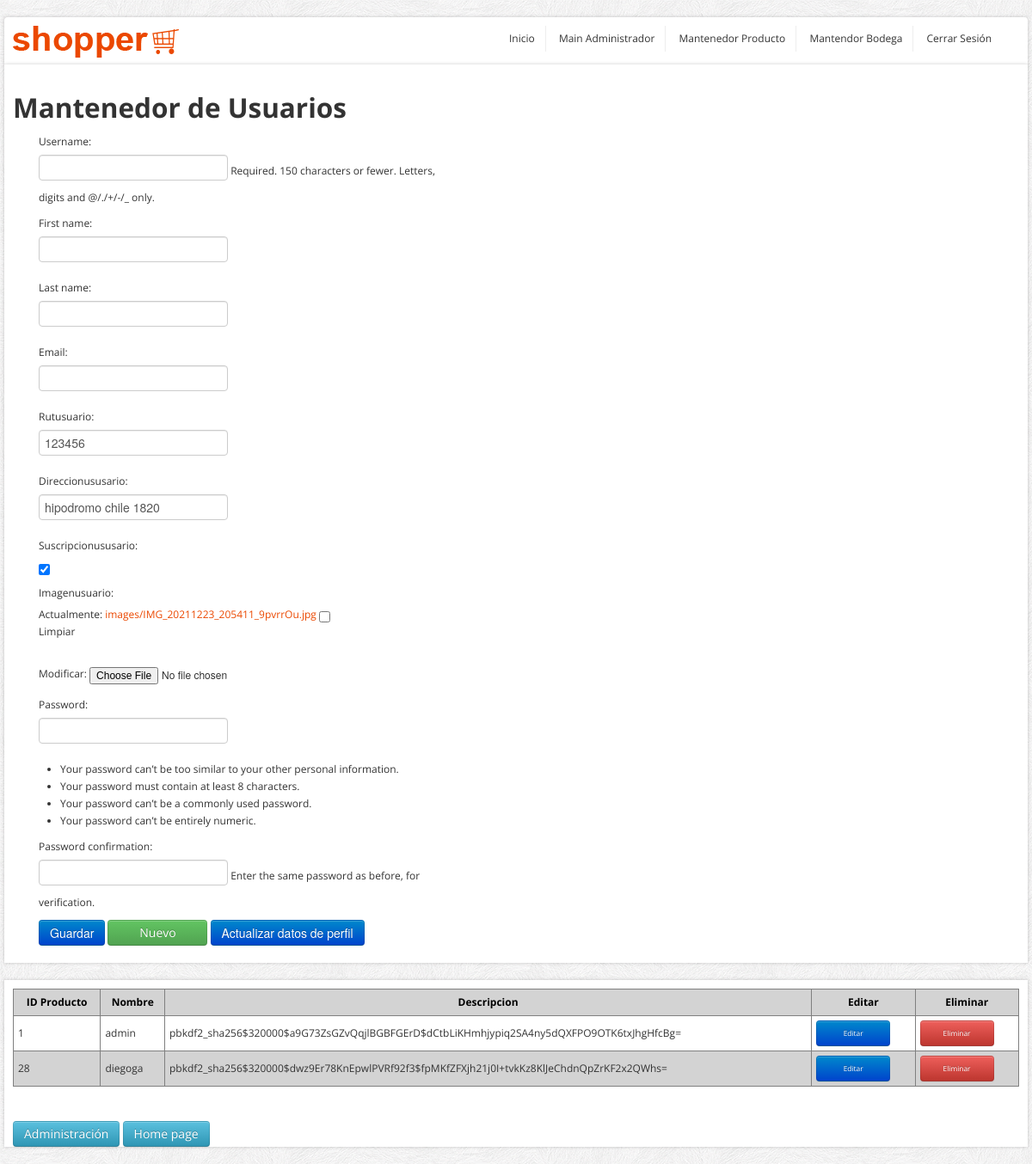
The app's page /maestro_usuario/upd/1 (signed in), older data.
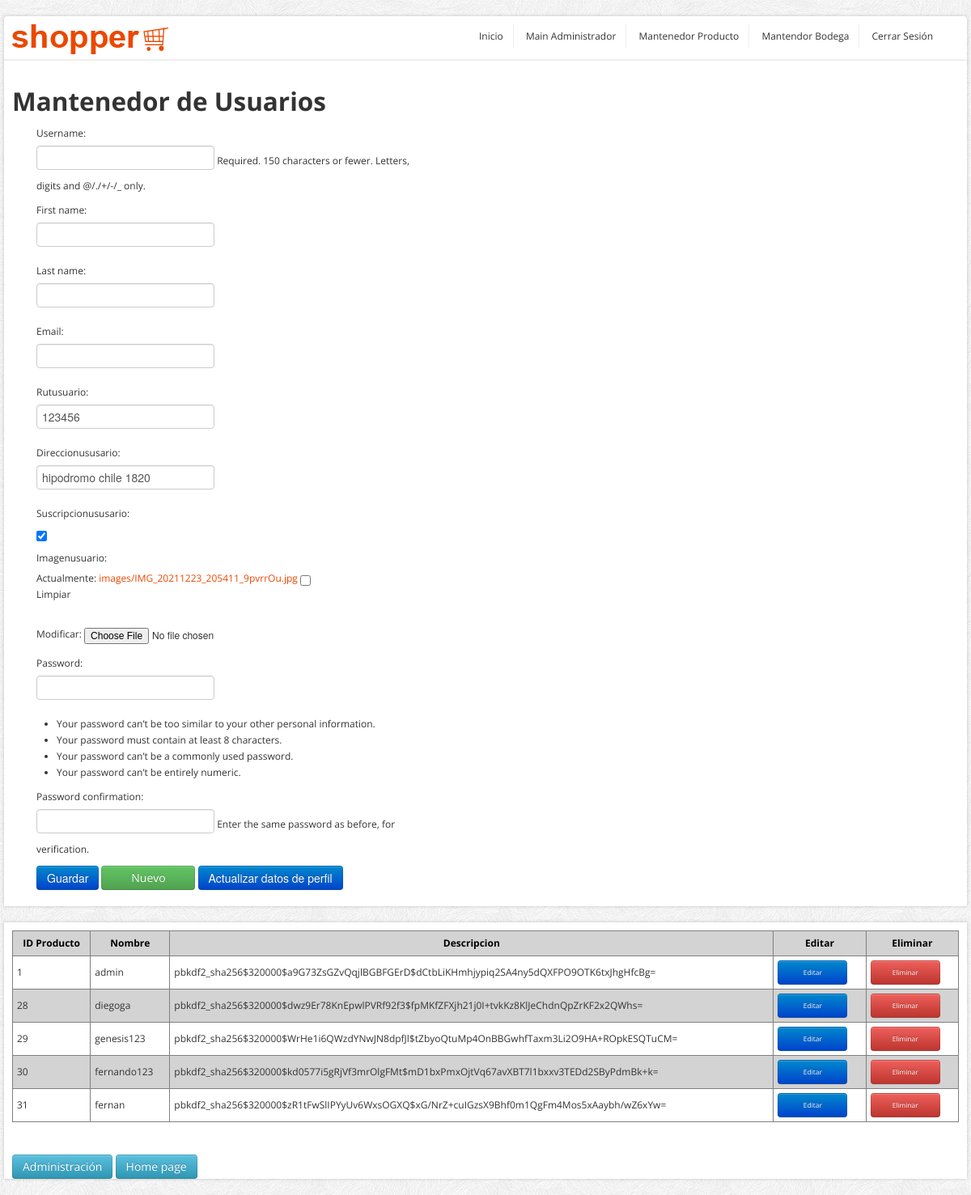
The same page, newer data.
### core/models.py (models this page shows, shortened)
class PerfilUsuario(models.Model):
    user = models.OneToOneField(User, blank=False, null=False, on_delete=models.CASCADE)
    rutUsuario = models.CharField(max_length=15, unique=True)
    direccionUsusario = models.CharField(max_length=300, blank=False, null=False, verbose_name="Direccion Usuario")
    suscripcionUsusario = models.BooleanField(default=False,blank=False, null=False, verbose_name="Suscriptor")
    imagenUsuario = models.ImageField(upload_to="images/", default="sinfoto.jpg", null=False, blank=False, verbose_name="Imagen Usuario")

### core/views.py (the view, shortened to what this page needs)
# urls.py: path('maestro_usuario/<action>/<id>', maestro_usuario, name="maestro_usuario"),
def maestro_usuario(request,action, id):
    if not (request.user.is_authenticated and request.user.is_staff):
        return redirect(home)
    data = {"mesg": "", "form": Usuarios, "action": action, "id": id}
    if action == 'ins':
        if request.method == "POST":
            form = MantUsuarioForm(request.POST, request.FILES)
            if form.is_valid:
                try:
                    form.save()
                    data["mesg"] = "¡El Usuario fue creado correctamente!"
                except:
                    data["mesg"] = "¡No se puede crear dos Usuarios con el mismo ID!"
    elif action == 'upd':
        objeto = PerfilUsuario.objects.get(id=id)
        if request.method == "POST":
            form = Usuarios(data=request.POST, files=request.FILES, instance=objeto)
            if form.is_valid:
                form.save()
                data["mesg"] = "¡El Producto fue actualizado correctamente!"
        data["form"] = Usuarios(instance=objeto)
    data["list"] = PerfilUsuario.objects.all().order_by('user_id')
    return render(request, "core/maestro_usuario.html", data)

### core/forms.py
class Usuarios(UserCreationForm):
    first_name = forms.CharField(max_length=150, required=True)
    last_name = forms.CharField(max_length=150, required=True)
    email = forms.CharField(required=True)
    rutUsuario = forms.CharField(required=True)
    direccionUsusario = forms.CharField(required=True)
    suscripcionUsusario = forms.BooleanField(required=False)
    imagenUsuario = forms.ImageField(required=False)
    class Meta:
        model = User
        fields = [
                'username',
                'first_name',
                'last_name',
                'email',
                'rutUsuario',
                'direccionUsusario',
                'suscripcionUsusario',
                'imagenUsuario',
            ]

### core/templates/core/maestro_usuario.html (shortened to what this page needs)
{% load static %}
<!DOCTYPE html>
<html lang="en">
	<head>
		<link href="../../static/core/css/bootstrap/css/bootstrap.min.css" rel="stylesheet">
		<link href="../../static/core/css/bootstrap/css/bootstrap-responsive.min.css" rel="stylesheet">
		<link href="../../static/core/css/themes/css/bootstrappage.css" rel="stylesheet"/>
		<link href="../../static/core/css/themes/css/flexslider.css" rel="stylesheet"/>
		<link href="../../static/core/css/themes/css/main.css" rel="stylesheet"/>
		<link href="{% static 'core/css/forms.css'%}" rel="stylesheet">
	</head>
    <body>
		<div id="top-bar" class="container">
			<div class="row container-fluid">
					<ul class="user-menu">
						<div class="pull-left">
							<a href="index.html" class="logo pull-left"><img src="../../static/core/css/themes/images/logo.png" class="site_logo" alt=""></a>
						</div>
						<div class="pull-right">
							<li><a href="{% url 'home' %}">Inicio</a></li>
							<li><a href="{% url 'mainAdministrador' %}">Main Administrador</a></li>
							<li><a href="{% url 'maestro_producto' 'ins' -1 %}">Mantenedor Producto</a></li>
							<li><a href="{% url 'maestro_bodega' 'ins' -1 %}">Mantendor Bodega</a></li>
							<li><a href="{% url 'cerrar_sesion' %}">Cerrar Sesión</a></li>
						</div>
					</ul>
			</div>
		</div>
		<div id="wrapper" class="container">
			<section class="main-content">
			    <br>
				<h2><span>Mantenedor de Usuarios</span></h2>
                <div class="span5">
					{% if form %}
					<form method="POST" action="" enctype="multipart/form-data" id="formulario">
						<div class="form-group">
							{% csrf_token %} {{ form.as_p }}
						</div>
						<input type="submit" class="btn btn-primary btnwidth" id="id_guardar" value="Guardar">
						<a class="btn btn-success btnwidth" href="{% url 'maestro_usuario' 'upd' id %}">Nuevo</a>
						<button class="btn btn-primary" type="submit">Actualizar datos de perfil</button>
					</form>
					{% endif %}
				</div>
			</section>
		</div>
		<div id="wrapper" class="container">
			<section class="main-content">
				<table id="tabla_datos">
				<thead>
					<tr>
						<th>ID Producto</th>
						<th>Nombre</th>
						<th>Descripcion</th>
						<th class="titulo_boton">Editar</th>
						<th class="titulo_boton">Eliminar</th>
					</tr>
				</thead>
					<tbody>
						{% for pro in list %}
						<tr>
							<td>{{ pro.user.id }}</td>
							<td>{{ pro.user.username }}</td>
							<td>{{ pro.user.password}}</td>
							<td><a href="{% url 'maestro_usuario' 'upd' pro.user.id %}"
								class="btn btn-primary btn-sm boton_chico">Editar</a></td>
							<td><a href="{% url 'maestro_usuario' 'upd' pro.user.id %}"
								class="btn btn-danger btn-sm boton_chico">Eliminar</a></td>
						</tr>
						{% endfor %}
					</tbody>
					</table>
				<br>
				<a href="http://127.0.0.1:8000/admin" class="btn btn-info btn-sm">Administración</a>
				<a href="{% url 'home' %}" class="btn btn-info btn-sm">Home page</a>
			</section>
		</div>
    </body>
</html>

Row changes from the older to the newer data that the page shows:
added PerfilUsuario: user.id "29", user.username "genesis123", user.password "pbkdf2_sha256$320000$WrHe1i6QWzdYNwJN8dpfJl$tZbyoQtuMp4OnBBGwhfTaxm3Li2O9HA+ROpkESQTuCM="
added PerfilUsuario: user.id "30", user.username "fernando123", user.password "pbkdf2_sha256$320000$kd0577i5gRjVf3mrOlgFMt$mD1bxPmxOjtVq67avXBT7l1bxxv3TEDd2SByPdmBk+k="
added PerfilUsuario: user.id "31", user.username "fernan", user.password "pbkdf2_sha256$320000$zR1tFwSlIPYyUv6WxsOGXQ$xG/NrZ+cuIGzsX9Bhf0m1QgFm4Mos5xAaybh/wZ6xYw="
